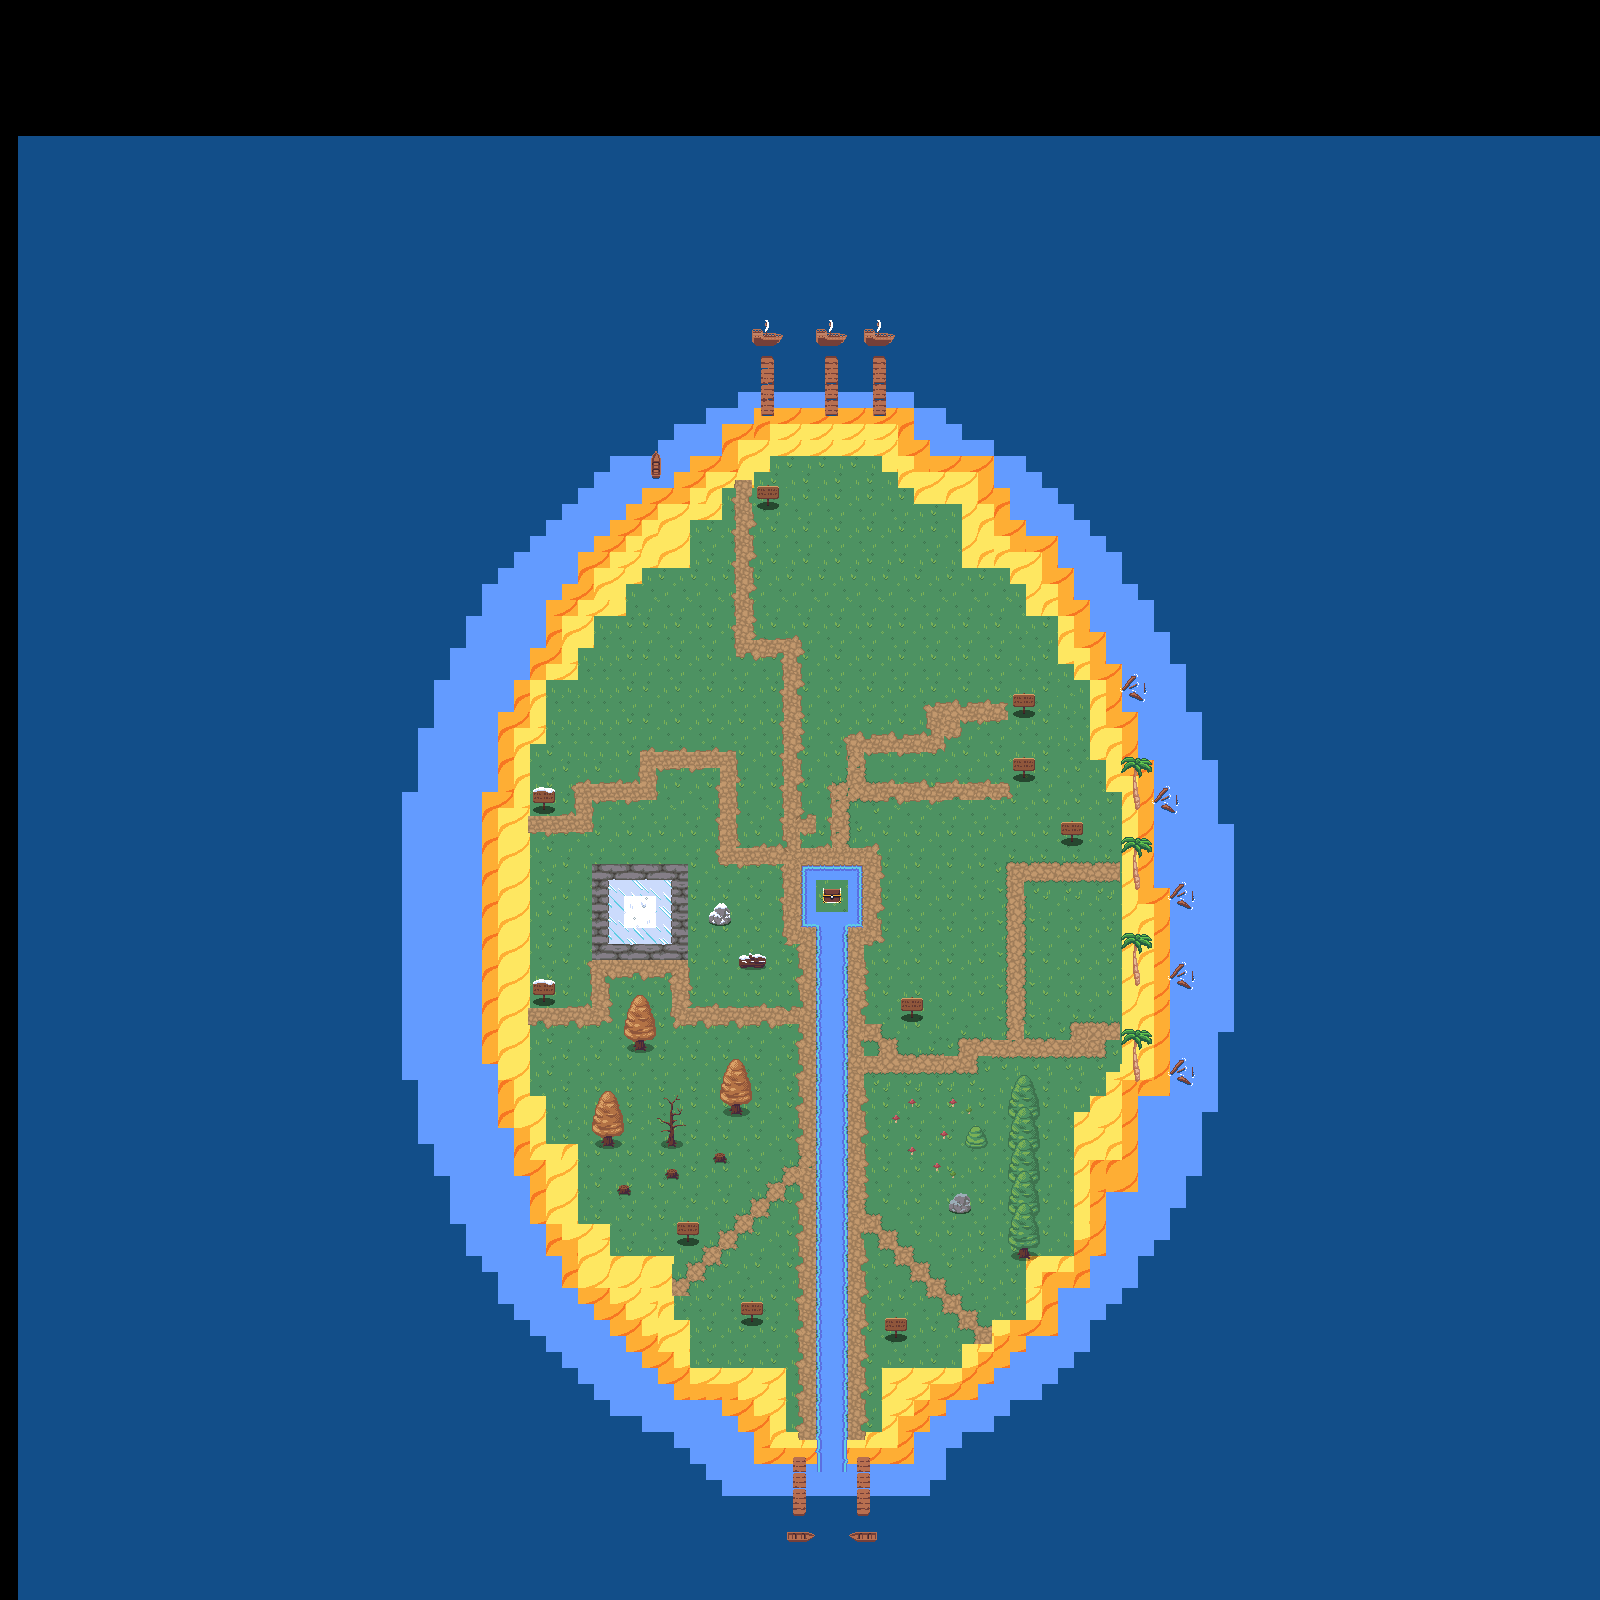

Rendered tile map (Tiled .tmx) drawn with the repository's tilesets; below, a short description and the map source with its tile grids summarised:
An orthogonal 100x100 tile map with 16x16 px tiles, 3 tile layers (sea and ground, water, Calque de Tuiles 3), 5 tilesets.

<map version="1.9" tiledversion="1.9.2" orientation="orthogonal" renderorder="right-down" width="100" height="100" tilewidth="16" tileheight="16" infinite="0" nextlayerid="6" nextobjectid="12">
 <tileset firstgid="1" source="map/Beach Tileset.tsx" />
 <tileset firstgid="649" source="map/Summer.tsx" />
 <tileset firstgid="1369" source="map/Boats.tsx" />
 <tileset firstgid="1401" source="map/Ice.tsx" />
 <tileset firstgid="2121" source="map/Autumn.tsx" />
 <imagelayer id="3" name="background" />
 <layer id="1" name="sea and ground" width="100" height="100" offsetx="18.1818" offsety="136.364">
  <data>[10000 cells, 10000 non-empty, 19 distinct tile ids]</data>
 </layer>
 <layer id="4" name="water" width="100" height="100">
  <data>[10000 cells, 934 non-empty, 251 distinct tile ids]</data>
 </layer>
 <layer id="5" name="Calque de Tuiles 3" width="100" height="100">
  <data>[10000 cells, 72 non-empty, 24 distinct tile ids]</data>
 </layer>
</map>
